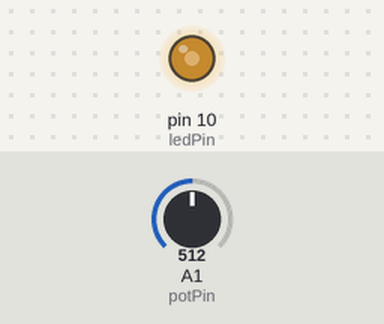
This sketch was run on a simulated Arduino Uno, built with avr-gcc and run on an emulated ATmega328P. On the bench: output pins drawn as LEDs (lit = HIGH). Inputs (shaded band) come from the test bench; at power-on: A1 (potPin) = 512.

Above: at 1.2 s.
1.3 s: A1 (potPin) set to 716
At 1.8 s:
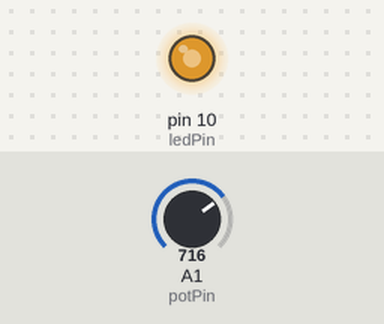
2.8 s: A1 (potPin) set to 900
At 4.0 s:
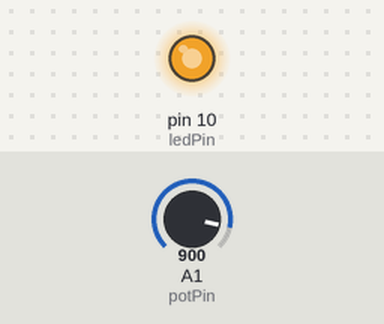
4.3 s: A1 (potPin) set to 122
At 5.2 s:
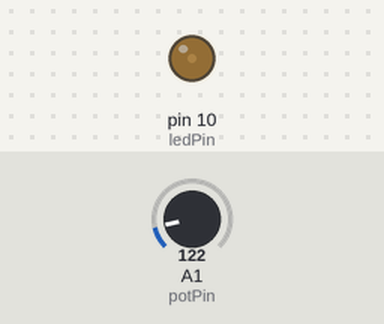
5.8 s: A1 (potPin) set to 0
At 6.4 s:
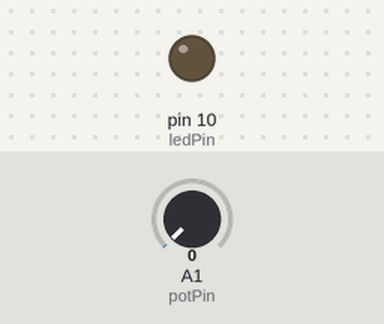
7.3 s: A1 (potPin) set to 511
At 8.7 s:
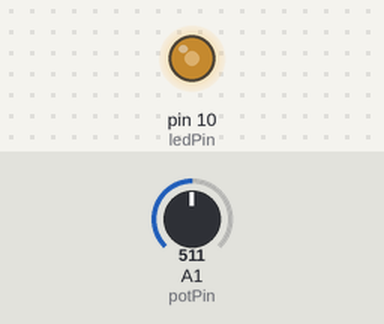
Timing chart, 0 to 9.8 s (numbered marks = the images above; inputs shaded):
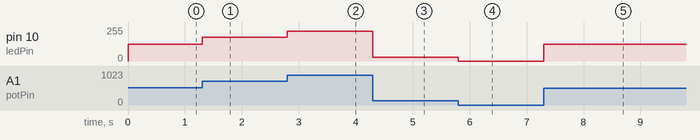

The sketch:

lab6.ino
```cpp
int potPin = A1;
int ledPin = 10;
int potValue = 0;
int ledBrightness = 0;

void setup() {
  pinMode(ledPin, OUTPUT);
}

void loop() {
  potValue = analogRead(potPin);
  ledBrightness = map(potValue, 0, 1023, 0, 255);
  analogWrite(ledPin, ledBrightness);
}
```

Measured:
- after the input at 1.3 s, pin 10 (ledPin): 127/255 → 178/255 at once
- after the input at 2.8 s, pin 10 (ledPin): 178/255 → 224/255 at once
- after the input at 4.3 s, pin 10 (ledPin): 224/255 → 30/255 at once
- after the input at 5.8 s, pin 10 (ledPin): 30/255 → 0/255 at once
- after the input at 7.3 s, pin 10 (ledPin): 0/255 → 127/255 at once
